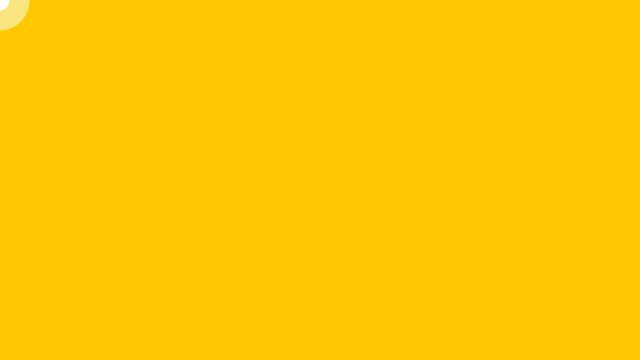
Frame 1 (no input)
Frame 60 (the mouse pressed at the canvas centre just before this capture): identical to frame 1, image omitted
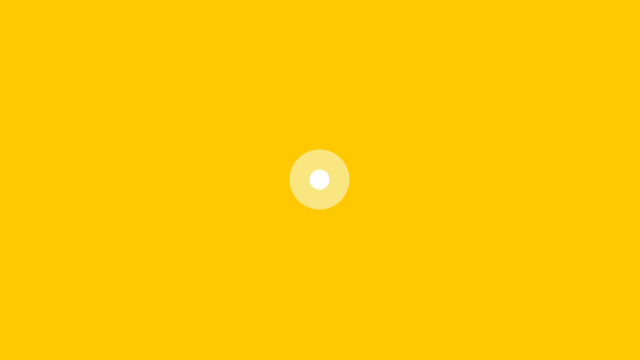
Frame 120 (the mouse held since frame 60 and released just before this capture)

The Processing sketch that drew these frames (run headless with seeded random() and noise(); from frame 60 on, the mouse is pressed at the canvas centre):

// Processing sketch: processing_107697
// ── processing_107697.pde

float x = 100;
float y = 100;
float angle1 = 20.0;
float segLength = 1;

void setup() {
  size(640, 360);
  strokeWeight(20.0);
  stroke(250,230,128);
}

void draw() {
  background(255,200,0);
  float dx = mouseX;
  float dy = mouseY;
  angle1 = atan2(dy, dx);  
  x = mouseX - (cos(angle1) * segLength);
  y = mouseY - (sin(angle1) * segLength);
 

  ellipse(x, y, 40, 40);




}
